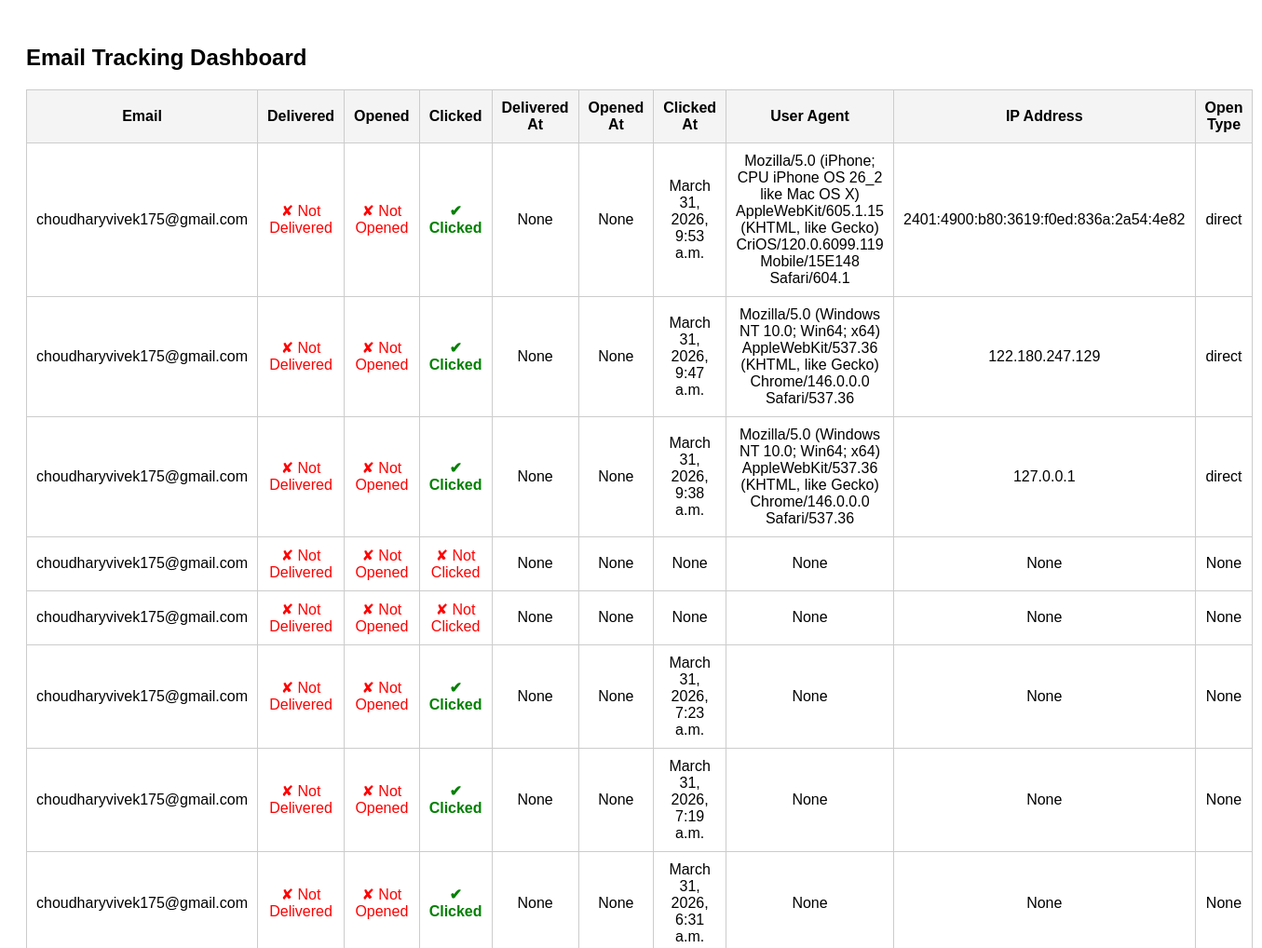
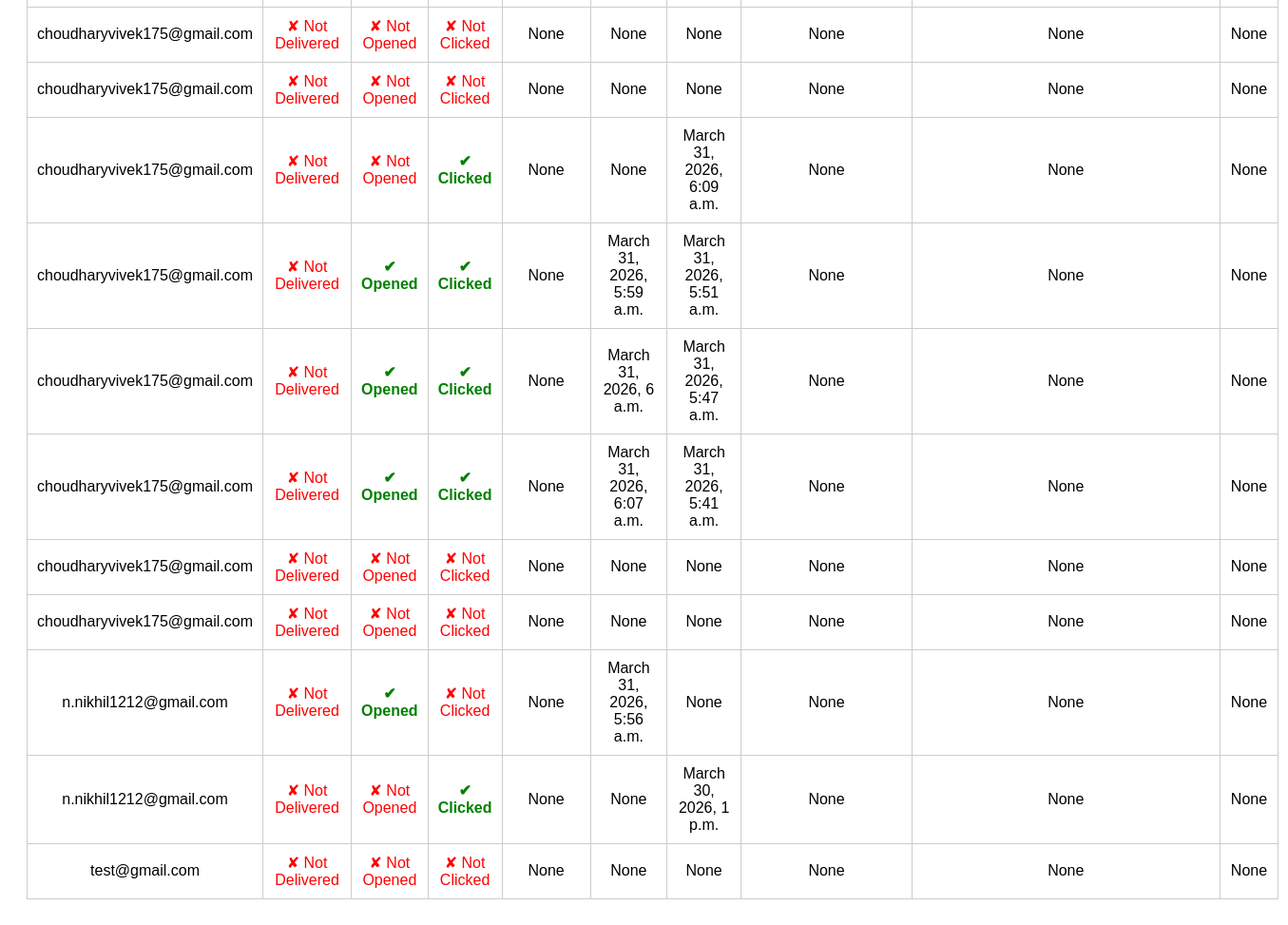
The page / on the database its author committed (2 pictures, top to bottom).
### tracker/models.py (models this page shows, shortened)
class EmailTrack(models.Model):
    tracking_id = models.CharField(max_length=200, unique=True)
    email = models.EmailField()
    sent_at = models.DateTimeField(auto_now_add=True)
    delivered = models.BooleanField(default=False)
    delivered_at = models.DateTimeField(null=True, blank=True)
    opened = models.BooleanField(default=False)
    opened_at = models.DateTimeField(null=True, blank=True)
    clicked = models.BooleanField(default=False)
    clicked_at = models.DateTimeField(null=True, blank=True)
    user_agent = models.TextField(null=True, blank=True)
    ip_address = models.CharField(max_length=100, null=True, blank=True)
    open_type = models.CharField(max_length=50, null=True, blank=True)

### tracker/views.py (the view)
# urls.py: path('', views.dashboard),
def dashboard(request):
    data = EmailTrack.objects.all().order_by('-sent_at')
    return render(request, 'dashboard.html', {'data': data})

### tracker/templates/dashboard.html (shortened to what this page needs)
<!DOCTYPE html>
<html>
<head>
</head>
<body>
<h2>Email Tracking Dashboard</h2>
<table>
    <tr>
        <th>Email</th>
        <th>Delivered</th>
        <th>Opened</th>
        <th>Clicked</th>
        <th>Delivered At</th>
        <th>Opened At</th>
        <th>Clicked At</th>
        <th>User Agent</th>
        <th>IP Address</th>
        <th>Open Type</th>
    </tr>
    {% for item in data %}
    <tr>
        <td>{{ item.email }}</td>
        <td>
{% if item.delivered %}
<span class="yes">✔ Delivered</span>
{% else %}
<span class="no">✘ Not Delivered</span>
{% endif %}
</td>
        <td>
            {% if item.opened %}
                <span class="yes">✔ Opened</span>
            {% else %}
                <span class="no">✘ Not Opened</span>
            {% endif %}
        </td>
        <td>
            {% if item.clicked %}
                <span class="yes">✔ Clicked</span>
            {% else %}
                <span class="no">✘ Not Clicked</span>
            {% endif %}
        </td>
    <td>{{ item.delivered_at }}</td>
        <td>{{ item.opened_at }}</td>
        <td>{{ item.clicked_at }}</td>
        <td>{{ item.user_agent }}</td>
        <td>{{ item.ip_address }}</td>
        <td>{{ item.open_type }}</td>
    </tr>
    {% endfor %}
</table>
</body>
</html>

### tracker/templates/dashboard.html (style rules this page uses)
body { font-family: Arial; padding: 20px; }
table { border-collapse: collapse; width: 100%; }
th, td { border: 1px solid #ccc; padding: 10px; text-align: center; }
th { background: #f4f4f4; }
.yes { color: green; font-weight: bold; }
.no { color: red; }

### rows shown on the page
EmailTrack: email "choudharyvivek175@gmail.com", delivered "✘ Not Delivered", opened "✘ Not Opened", clicked "✔ Clicked", delivered_at "None", opened_at "None", clicked_at "March 31, 2026, 9:53 a.m.", user_agent "Mozilla/5.0 (iPhone; CPU iPhone OS 26_2 like Mac OS X) AppleWebKit/605.1.15 (KHTML, like Gecko) CriOS/120.0.6099.119 Mobile/15E148 Safari/604.1", ip_address "2401:4900:b80:3619:f0ed:836a:2a54:4e82", open_type "direct"
EmailTrack: email "choudharyvivek175@gmail.com", delivered "✘ Not Delivered", opened "✘ Not Opened", clicked "✔ Clicked", delivered_at "None", opened_at "None", clicked_at "March 31, 2026, 9:47 a.m.", user_agent "Mozilla/5.0 (Windows NT 10.0; Win64; x64) AppleWebKit/537.36 (KHTML, like Gecko) Chrome/146.0.0.0 Safari/537.36", ip_address "122.180.247.129", open_type "direct"
EmailTrack: email "choudharyvivek175@gmail.com", delivered "✘ Not Delivered", opened "✘ Not Opened", clicked "✔ Clicked", delivered_at "None", opened_at "None", clicked_at "March 31, 2026, 9:38 a.m.", user_agent "Mozilla/5.0 (Windows NT 10.0; Win64; x64) AppleWebKit/537.36 (KHTML, like Gecko) Chrome/146.0.0.0 Safari/537.36", ip_address "127.0.0.1", open_type "direct"
EmailTrack: email "choudharyvivek175@gmail.com", delivered "✘ Not Delivered", opened "✘ Not Opened", clicked "✘ Not Clicked", delivered_at "None", opened_at "None", clicked_at "None", user_agent "None", ip_address "None", open_type "None"
EmailTrack: email "choudharyvivek175@gmail.com", delivered "✘ Not Delivered", opened "✘ Not Opened", clicked "✘ Not Clicked", delivered_at "None", opened_at "None", clicked_at "None", user_agent "None", ip_address "None", open_type "None"
EmailTrack: email "choudharyvivek175@gmail.com", delivered "✘ Not Delivered", opened "✘ Not Opened", clicked "✔ Clicked", delivered_at "None", opened_at "None", clicked_at "March 31, 2026, 7:23 a.m.", user_agent "None", ip_address "None", open_type "None"
EmailTrack: email "choudharyvivek175@gmail.com", delivered "✘ Not Delivered", opened "✘ Not Opened", clicked "✔ Clicked", delivered_at "None", opened_at "None", clicked_at "March 31, 2026, 7:19 a.m.", user_agent "None", ip_address "None", open_type "None"
EmailTrack: email "choudharyvivek175@gmail.com", delivered "✘ Not Delivered", opened "✘ Not Opened", clicked "✔ Clicked", delivered_at "None", opened_at "None", clicked_at "March 31, 2026, 6:31 a.m.", user_agent "None", ip_address "None", open_type "None"
EmailTrack: email "choudharyvivek175@gmail.com", delivered "✘ Not Delivered", opened "✘ Not Opened", clicked "✘ Not Clicked", delivered_at "None", opened_at "None", clicked_at "None", user_agent "None", ip_address "None", open_type "None"
EmailTrack: email "choudharyvivek175@gmail.com", delivered "✘ Not Delivered", opened "✘ Not Opened", clicked "✘ Not Clicked", delivered_at "None", opened_at "None", clicked_at "None", user_agent "None", ip_address "None", open_type "None"
EmailTrack: email "choudharyvivek175@gmail.com", delivered "✘ Not Delivered", opened "✘ Not Opened", clicked "✔ Clicked", delivered_at "None", opened_at "None", clicked_at "March 31, 2026, 6:09 a.m.", user_agent "None", ip_address "None", open_type "None"
EmailTrack: email "choudharyvivek175@gmail.com", delivered "✘ Not Delivered", opened "✔ Opened", clicked "✔ Clicked", delivered_at "None", opened_at "March 31, 2026, 5:59 a.m.", clicked_at "March 31, 2026, 5:51 a.m.", user_agent "None", ip_address "None", open_type "None"
EmailTrack: email "choudharyvivek175@gmail.com", delivered "✘ Not Delivered", opened "✔ Opened", clicked "✔ Clicked", delivered_at "None", opened_at "March 31, 2026, 6 a.m.", clicked_at "March 31, 2026, 5:47 a.m.", user_agent "None", ip_address "None", open_type "None"
EmailTrack: email "choudharyvivek175@gmail.com", delivered "✘ Not Delivered", opened "✔ Opened", clicked "✔ Clicked", delivered_at "None", opened_at "March 31, 2026, 6:07 a.m.", clicked_at "March 31, 2026, 5:41 a.m.", user_agent "None", ip_address "None", open_type "None"
EmailTrack: email "choudharyvivek175@gmail.com", delivered "✘ Not Delivered", opened "✘ Not Opened", clicked "✘ Not Clicked", delivered_at "None", opened_at "None", clicked_at "None", user_agent "None", ip_address "None", open_type "None"
EmailTrack: email "choudharyvivek175@gmail.com", delivered "✘ Not Delivered", opened "✘ Not Opened", clicked "✘ Not Clicked", delivered_at "None", opened_at "None", clicked_at "None", user_agent "None", ip_address "None", open_type "None"
EmailTrack: email "n.nikhil1212@gmail.com", delivered "✘ Not Delivered", opened "✔ Opened", clicked "✘ Not Clicked", delivered_at "None", opened_at "March 31, 2026, 5:56 a.m.", clicked_at "None", user_agent "None", ip_address "None", open_type "None"
EmailTrack: email "n.nikhil1212@gmail.com", delivered "✘ Not Delivered", opened "✘ Not Opened", clicked "✔ Clicked", delivered_at "None", opened_at "None", clicked_at "March 30, 2026, 1 p.m.", user_agent "None", ip_address "None", open_type "None"
EmailTrack: email "test@gmail.com", delivered "✘ Not Delivered", opened "✘ Not Opened", clicked "✘ Not Clicked", delivered_at "None", opened_at "None", clicked_at "None", user_agent "None", ip_address "None", open_type "None"
